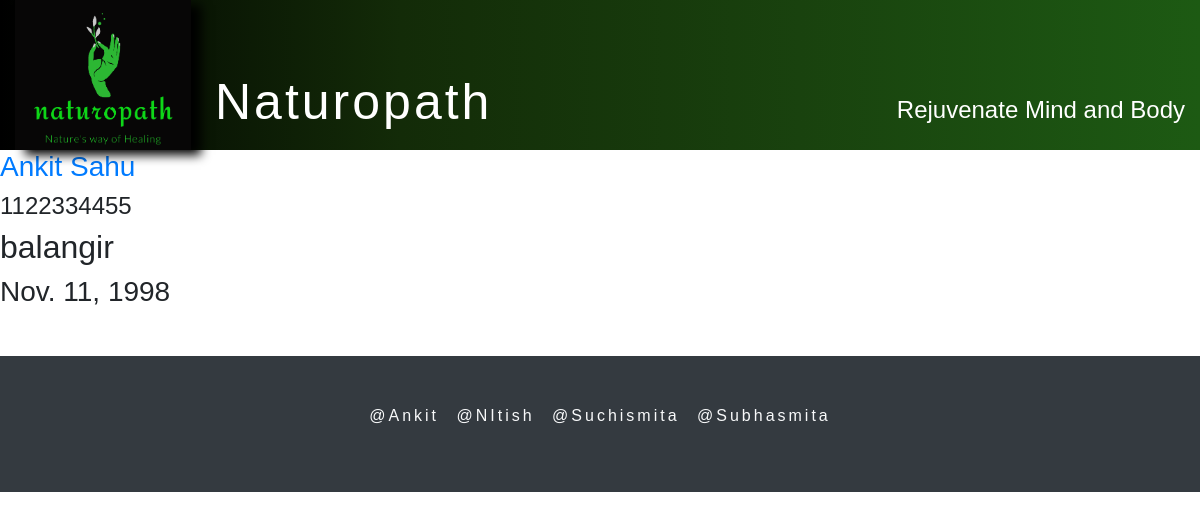
/patient/patient/1, run on the app's committed database.
### patient/models.py (models this page shows, shortened)
class Patient(models.Model):
    user=models.OneToOneField(
        'auth.user',
        on_delete=models.CASCADE,
    )
    Is_patient = models.BooleanField(default=True)
    Is_doctor = models.BooleanField(default=False)
    name = models.CharField(max_length=50)
    dob = models.DateField(null=True)
    pin = models.IntegerField(null=True)
    address = models.CharField(max_length=100, null=True)
    mobile_no = models.CharField(max_length=13,null=True)
    gender = models.CharField(max_length=10,null=True)
    image = models.ImageField(upload_to='profile_img', blank=True, null=True)

### patient/views.py (the view)
# urls.py: path('patient/<int:pk>', views.PatientDetails.as_view(),name='patient_details'),
class PatientDetails(DetailView):
    model = Patient
    template_name = 'patient/PatientDetails.html'
    context_object_name = 'simple'

### patient/templates/patient/PatientDetails.html (shortened to what this page needs)
{% extends 'patient/p_basic.html' %}
{% load static %}
{% block body %}
    <div class="detail">
        <h3><a href="">{{ simple.name }}</a></h3>
        <h4>{{ simple.mobile_no }}</h4>
        <h2>{{ simple.address }}</h2>
        <h3>{{ simple.dob }}</h3>
    </div>
{% endblock %}

### data on the page
Patient: name "Ankit Sahu", mobile_no "1122334455", address "balangir", dob "Nov. 11, 1998"
